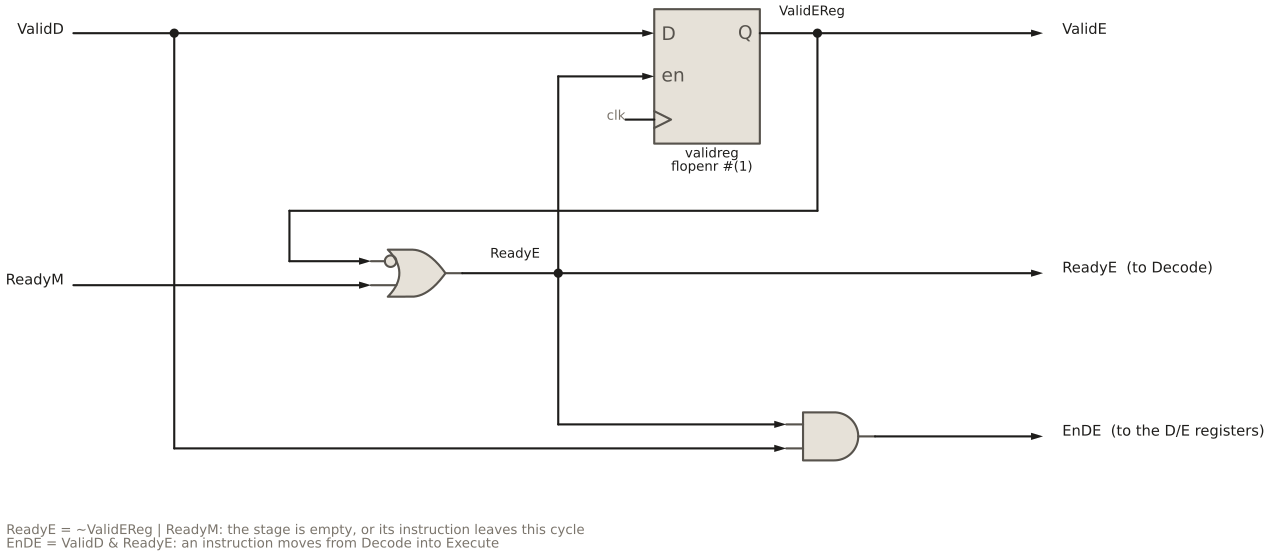

Recreate this plot in Python.
"""D/E handshake of the integer execution unit (HIPV rtl/core/ieu/ieu.sv):
ReadyE = ~ValidEReg | ReadyM, EnDE = ValidD & ReadyE, and the valid bit
ValidEReg, loaded with ValidD whenever ReadyE is high."""
from schemdraw import logic
from schemdraw import elements as elm
from schemdraw.backends import svg, svgtext
from _style import new_drawing, block, line, GREY

# schemdraw's text-size estimate parses labels as XML and fails on '&';
# measure with a same-width stand-in instead (the drawn text is unchanged).
_text_approx_size = svgtext.text_approx_size


def _text_size_amp(text, *args, **kw):
    return _text_approx_size(text.replace("&", "8"), *args, **kw)


svgtext.text_approx_size = svg.text_approx_size = _text_size_amp

XL, XR = 0.0, 20.0          # input / output columns


def arrow(d, a, b):
    d.add(elm.Arrow().at(a).to(b))


def dot(d, xy):
    d.add(elm.Dot().at(xy))


def label(d, xy, text, **kw):
    kw.setdefault("fontsize", 11)
    d.add(elm.Label().at(xy).label(text, **kw))


def port_out(d, y, name, frm):
    arrow(d, (frm, y), (XR + 0.1, y))
    label(d, (XR + 0.4, y), name, halign="left")


def flopenr(d, xy, name, width):
    """flopenr with D, en and clock on the left, Q on the right; xy is the D pin."""
    r = block(elm.Ic(
        pins=[elm.IcPin(name="D", side="L", anchorname="D", slot="3/3"),
              elm.IcPin(name="en", side="L", anchorname="en", slot="2/3"),
              elm.IcPin(name=">", side="L", anchorname="clk", slot="1/3"),
              elm.IcPin(name="Q", side="R", anchorname="Q", slot="3/3")],
        size=(2.2, 2.8), pinspacing=0.9, leadlen=0))
    d.add(r.anchor("D").at(xy))
    A = r.absanchors
    label(d, ((A["D"][0] + A["Q"][0]) / 2, A["clk"][1] - 0.95),
          f"{name}\nflopenr #({width})", fontsize=10)
    c = A["clk"]
    line(d, (c[0] - 0.6, c[1]), c)
    label(d, (c[0] - 0.7, c[1]), "clk", halign="right", fontsize=10, color=GREY)
    return A


def draw():
    d = new_drawing()

    # ---------------- valid bit: ValidEReg <= ValidD when ReadyE ----------------
    y_vd = 5.0
    V = flopenr(d, (12.0, y_vd), "validreg", 1)
    label(d, (XL - 0.4, y_vd), "ValidD", halign="right")
    arrow(d, (XL - 0.1, y_vd), V["D"])
    q = V["Q"]
    xq = 15.4
    line(d, q, (xq, q[1]))
    dot(d, (xq, q[1]))
    port_out(d, q[1], "ValidE", xq)
    label(d, (q[0] + 0.3, q[1] + 0.35), "ValidEReg", halign="left", fontsize=10)

    # ---------------- ReadyE = ~ValidEReg | ReadyM ----------------
    o = d.add(block(logic.Or(inputs=2, inputnots=[1])).anchor("out").at((8.0, 0.0)))
    O = o.absanchors
    # ValidEReg feeds back into the inverted OR input
    yfb, xfb = 1.3, 4.4
    line(d, (xq, q[1]), (xq, yfb), (xfb, yfb), (xfb, O["in1"][1]))
    arrow(d, (xfb, O["in1"][1]), O["in1"])
    label(d, (XL - 0.4, O["in2"][1]), "ReadyM", halign="right")
    arrow(d, (XL - 0.1, O["in2"][1]), O["in2"])

    xr = 10.0
    line(d, O["out"], (xr, 0.0))
    dot(d, (xr, 0.0))
    line(d, (xr, 0.0), (xr, V["en"][1]))
    arrow(d, (xr, V["en"][1]), V["en"])
    port_out(d, 0.0, "ReadyE  (to Decode)", xr)
    label(d, ((O["out"][0] + xr) / 2, 0.3), "ReadyE", fontsize=10)

    # ---------------- EnDE = ValidD & ReadyE ----------------
    a = d.add(block(logic.And(inputs=2)).anchor("out").at((16.6, -3.4)))
    A = a.absanchors
    line(d, (xr, 0.0), (xr, A["in1"][1]))
    arrow(d, (xr, A["in1"][1]), A["in1"])
    xv = 2.0
    dot(d, (xv, y_vd))
    line(d, (xv, y_vd), (xv, A["in2"][1]))
    arrow(d, (xv, A["in2"][1]), A["in2"])
    port_out(d, A["out"][1], "EnDE  (to the D/E registers)", A["out"][0])

    label(d, (XL - 1.6, -5.6),
          "ReadyE = ~ValidEReg | ReadyM: the stage is empty, or its instruction leaves this cycle\n"
          "EnDE = ValidD & ReadyE: an instruction moves from Decode into Execute",
          halign="left", fontsize=10, color=GREY)
    return d
